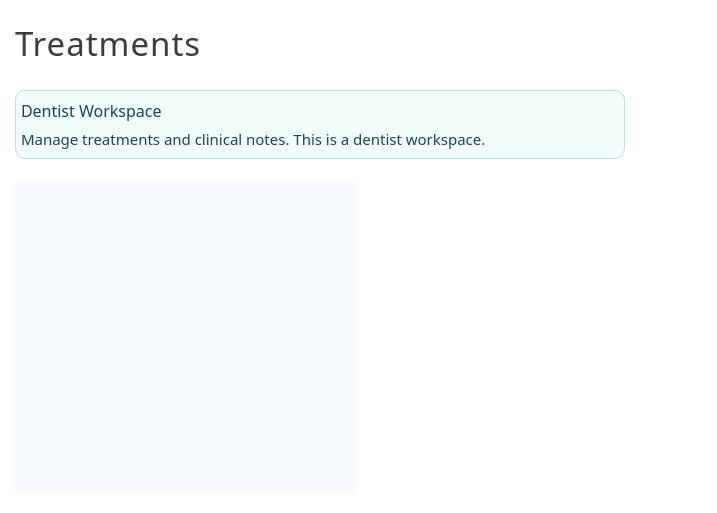
<?xml version="1.0" encoding="UTF-8"?>
<ui version="4.0">
 <class>treatments_page</class>
 <widget class="QWidget" name="treatments_page">
  <property name="geometry">
   <rect>
    <x>0</x>
    <y>0</y>
    <width>712</width>
    <height>513</height>
   </rect>
  </property>
  <property name="minimumSize">
   <size>
    <width>0</width>
    <height>0</height>
   </size>
  </property>
  <property name="palette">
   <palette>
    <active>
     <colorrole role="WindowText">
      <brush brushstyle="SolidPattern">
       <color alpha="255">
        <red>0</red>
        <green>0</green>
        <blue>0</blue>
       </color>
      </brush>
     </colorrole>
     <colorrole role="Button">
      <brush brushstyle="SolidPattern">
       <color alpha="255">
        <red>255</red>
        <green>255</green>
        <blue>255</blue>
       </color>
      </brush>
     </colorrole>
     <colorrole role="Light">
      <brush brushstyle="SolidPattern">
       <color alpha="255">
        <red>255</red>
        <green>255</green>
        <blue>255</blue>
       </color>
      </brush>
     </colorrole>
     <colorrole role="Midlight">
      <brush brushstyle="SolidPattern">
       <color alpha="255">
        <red>255</red>
        <green>255</green>
        <blue>255</blue>
       </color>
      </brush>
     </colorrole>
     <colorrole role="Dark">
      <brush brushstyle="SolidPattern">
       <color alpha="255">
        <red>127</red>
        <green>127</green>
        <blue>127</blue>
       </color>
      </brush>
     </colorrole>
     <colorrole role="Mid">
      <brush brushstyle="SolidPattern">
       <color alpha="255">
        <red>170</red>
        <green>170</green>
        <blue>170</blue>
       </color>
      </brush>
     </colorrole>
     <colorrole role="Text">
      <brush brushstyle="SolidPattern">
       <color alpha="255">
        <red>0</red>
        <green>0</green>
        <blue>0</blue>
       </color>
      </brush>
     </colorrole>
     <colorrole role="BrightText">
      <brush brushstyle="SolidPattern">
       <color alpha="255">
        <red>255</red>
        <green>255</green>
        <blue>255</blue>
       </color>
      </brush>
     </colorrole>
     <colorrole role="ButtonText">
      <brush brushstyle="SolidPattern">
       <color alpha="255">
        <red>0</red>
        <green>0</green>
        <blue>0</blue>
       </color>
      </brush>
     </colorrole>
     <colorrole role="Base">
      <brush brushstyle="SolidPattern">
       <color alpha="255">
        <red>255</red>
        <green>255</green>
        <blue>255</blue>
       </color>
      </brush>
     </colorrole>
     <colorrole role="Window">
      <brush brushstyle="SolidPattern">
       <color alpha="255">
        <red>255</red>
        <green>255</green>
        <blue>255</blue>
       </color>
      </brush>
     </colorrole>
     <colorrole role="Shadow">
      <brush brushstyle="SolidPattern">
       <color alpha="255">
        <red>0</red>
        <green>0</green>
        <blue>0</blue>
       </color>
      </brush>
     </colorrole>
     <colorrole role="AlternateBase">
      <brush brushstyle="SolidPattern">
       <color alpha="255">
        <red>255</red>
        <green>255</green>
        <blue>255</blue>
       </color>
      </brush>
     </colorrole>
     <colorrole role="ToolTipBase">
      <brush brushstyle="SolidPattern">
       <color alpha="255">
        <red>255</red>
        <green>255</green>
        <blue>220</blue>
       </color>
      </brush>
     </colorrole>
     <colorrole role="ToolTipText">
      <brush brushstyle="SolidPattern">
       <color alpha="255">
        <red>0</red>
        <green>0</green>
        <blue>0</blue>
       </color>
      </brush>
     </colorrole>
     <colorrole role="PlaceholderText">
      <brush brushstyle="SolidPattern">
       <color alpha="127">
        <red>0</red>
        <green>0</green>
        <blue>0</blue>
       </color>
      </brush>
     </colorrole>
     <colorrole role="Accent">
      <brush brushstyle="SolidPattern">
       <color alpha="255">
        <red>255</red>
        <green>255</green>
        <blue>255</blue>
       </color>
      </brush>
     </colorrole>
    </active>
    <inactive>
     <colorrole role="WindowText">
      <brush brushstyle="SolidPattern">
       <color alpha="255">
        <red>0</red>
        <green>0</green>
        <blue>0</blue>
       </color>
      </brush>
     </colorrole>
     <colorrole role="Button">
      <brush brushstyle="SolidPattern">
       <color alpha="255">
        <red>255</red>
        <green>255</green>
        <blue>255</blue>
       </color>
      </brush>
     </colorrole>
     <colorrole role="Light">
      <brush brushstyle="SolidPattern">
       <color alpha="255">
        <red>255</red>
        <green>255</green>
        <blue>255</blue>
       </color>
      </brush>
     </colorrole>
     <colorrole role="Midlight">
      <brush brushstyle="SolidPattern">
       <color alpha="255">
        <red>255</red>
        <green>255</green>
        <blue>255</blue>
       </color>
      </brush>
     </colorrole>
     <colorrole role="Dark">
      <brush brushstyle="SolidPattern">
       <color alpha="255">
        <red>127</red>
        <green>127</green>
        <blue>127</blue>
       </color>
      </brush>
     </colorrole>
     <colorrole role="Mid">
      <brush brushstyle="SolidPattern">
       <color alpha="255">
        <red>170</red>
        <green>170</green>
        <blue>170</blue>
       </color>
      </brush>
     </colorrole>
     <colorrole role="Text">
      <brush brushstyle="SolidPattern">
       <color alpha="255">
        <red>0</red>
        <green>0</green>
        <blue>0</blue>
       </color>
      </brush>
     </colorrole>
     <colorrole role="BrightText">
      <brush brushstyle="SolidPattern">
       <color alpha="255">
        <red>255</red>
        <green>255</green>
        <blue>255</blue>
       </color>
      </brush>
     </colorrole>
     <colorrole role="ButtonText">
      <brush brushstyle="SolidPattern">
       <color alpha="255">
        <red>0</red>
        <green>0</green>
        <blue>0</blue>
       </color>
      </brush>
     </colorrole>
     <colorrole role="Base">
      <brush brushstyle="SolidPattern">
       <color alpha="255">
        <red>255</red>
        <green>255</green>
        <blue>255</blue>
       </color>
      </brush>
     </colorrole>
     <colorrole role="Window">
      <brush brushstyle="SolidPattern">
       <color alpha="255">
        <red>255</red>
        <green>255</green>
        <blue>255</blue>
       </color>
      </brush>
     </colorrole>
     <colorrole role="Shadow">
      <brush brushstyle="SolidPattern">
       <color alpha="255">
        <red>0</red>
        <green>0</green>
        <blue>0</blue>
       </color>
      </brush>
     </colorrole>
     <colorrole role="AlternateBase">
      <brush brushstyle="SolidPattern">
       <color alpha="255">
        <red>255</red>
        <green>255</green>
        <blue>255</blue>
       </color>
      </brush>
     </colorrole>
     <colorrole role="ToolTipBase">
      <brush brushstyle="SolidPattern">
       <color alpha="255">
        <red>255</red>
        <green>255</green>
        <blue>220</blue>
       </color>
      </brush>
     </colorrole>
     <colorrole role="ToolTipText">
      <brush brushstyle="SolidPattern">
       <color alpha="255">
        <red>0</red>
        <green>0</green>
        <blue>0</blue>
       </color>
      </brush>
     </colorrole>
     <colorrole role="PlaceholderText">
      <brush brushstyle="SolidPattern">
       <color alpha="127">
        <red>0</red>
        <green>0</green>
        <blue>0</blue>
       </color>
      </brush>
     </colorrole>
     <colorrole role="Accent">
      <brush brushstyle="SolidPattern">
       <color alpha="255">
        <red>255</red>
        <green>255</green>
        <blue>255</blue>
       </color>
      </brush>
     </colorrole>
    </inactive>
    <disabled>
     <colorrole role="WindowText">
      <brush brushstyle="SolidPattern">
       <color alpha="255">
        <red>127</red>
        <green>127</green>
        <blue>127</blue>
       </color>
      </brush>
     </colorrole>
     <colorrole role="Button">
      <brush brushstyle="SolidPattern">
       <color alpha="255">
        <red>255</red>
        <green>255</green>
        <blue>255</blue>
       </color>
      </brush>
     </colorrole>
     <colorrole role="Light">
      <brush brushstyle="SolidPattern">
       <color alpha="255">
        <red>255</red>
        <green>255</green>
        <blue>255</blue>
       </color>
      </brush>
     </colorrole>
     <colorrole role="Midlight">
      <brush brushstyle="SolidPattern">
       <color alpha="255">
        <red>255</red>
        <green>255</green>
        <blue>255</blue>
       </color>
      </brush>
     </colorrole>
     <colorrole role="Dark">
      <brush brushstyle="SolidPattern">
       <color alpha="255">
        <red>127</red>
        <green>127</green>
        <blue>127</blue>
       </color>
      </brush>
     </colorrole>
     <colorrole role="Mid">
      <brush brushstyle="SolidPattern">
       <color alpha="255">
        <red>170</red>
        <green>170</green>
        <blue>170</blue>
       </color>
      </brush>
     </colorrole>
     <colorrole role="Text">
      <brush brushstyle="SolidPattern">
       <color alpha="255">
        <red>127</red>
        <green>127</green>
        <blue>127</blue>
       </color>
      </brush>
     </colorrole>
     <colorrole role="BrightText">
      <brush brushstyle="SolidPattern">
       <color alpha="255">
        <red>255</red>
        <green>255</green>
        <blue>255</blue>
       </color>
      </brush>
     </colorrole>
     <colorrole role="ButtonText">
      <brush brushstyle="SolidPattern">
       <color alpha="255">
        <red>127</red>
        <green>127</green>
        <blue>127</blue>
       </color>
      </brush>
     </colorrole>
     <colorrole role="Base">
      <brush brushstyle="SolidPattern">
       <color alpha="255">
        <red>255</red>
        <green>255</green>
        <blue>255</blue>
       </color>
      </brush>
     </colorrole>
     <colorrole role="Window">
      <brush brushstyle="SolidPattern">
       <color alpha="255">
        <red>255</red>
        <green>255</green>
        <blue>255</blue>
       </color>
      </brush>
     </colorrole>
     <colorrole role="Shadow">
      <brush brushstyle="SolidPattern">
       <color alpha="255">
        <red>0</red>
        <green>0</green>
        <blue>0</blue>
       </color>
      </brush>
     </colorrole>
     <colorrole role="AlternateBase">
      <brush brushstyle="SolidPattern">
       <color alpha="255">
        <red>255</red>
        <green>255</green>
        <blue>255</blue>
       </color>
      </brush>
     </colorrole>
     <colorrole role="ToolTipBase">
      <brush brushstyle="SolidPattern">
       <color alpha="255">
        <red>255</red>
        <green>255</green>
        <blue>220</blue>
       </color>
      </brush>
     </colorrole>
     <colorrole role="ToolTipText">
      <brush brushstyle="SolidPattern">
       <color alpha="255">
        <red>0</red>
        <green>0</green>
        <blue>0</blue>
       </color>
      </brush>
     </colorrole>
     <colorrole role="PlaceholderText">
      <brush brushstyle="SolidPattern">
       <color alpha="127">
        <red>127</red>
        <green>127</green>
        <blue>127</blue>
       </color>
      </brush>
     </colorrole>
     <colorrole role="Accent">
      <brush brushstyle="SolidPattern">
       <color alpha="255">
        <red>255</red>
        <green>255</green>
        <blue>255</blue>
       </color>
      </brush>
     </colorrole>
    </disabled>
   </palette>
  </property>
  <property name="font">
   <font>
    <family>Slate</family>
    <pointsize>12</pointsize>
   </font>
  </property>
  <property name="windowTitle">
   <string>AdoraFlow</string>
  </property>
  <property name="styleSheet">
   <string notr="true"/>
  </property>
  <layout class="QVBoxLayout" name="verticalLayout">
   <property name="leftMargin">
    <number>6</number>
   </property>
   <item>
    <widget class="QWidget" name="header_container" native="true">
     <layout class="QVBoxLayout" name="verticalLayout_2">
      <item alignment="Qt::AlignmentFlag::AlignTop">
       <widget class="QLabel" name="header_label">
        <property name="font">
         <font>
          <family>Slate Medium</family>
          <pointsize>25</pointsize>
         </font>
        </property>
        <property name="styleSheet">
         <string notr="true">	color: rgb(60, 60, 60);
	letter-spacing: 1px;</string>
        </property>
        <property name="text">
         <string>Treatments</string>
        </property>
       </widget>
      </item>
     </layout>
    </widget>
   </item>
   <item>
    <widget class="QWidget" name="placeholder" native="true">
     <property name="maximumSize">
      <size>
       <width>16777215</width>
       <height>16777215</height>
      </size>
     </property>
     <layout class="QVBoxLayout" name="verticalLayout_4">
      <item>
       <widget class="QWidget" name="info_box" native="true">
        <property name="minimumSize">
         <size>
          <width>0</width>
          <height>0</height>
         </size>
        </property>
        <property name="maximumSize">
         <size>
          <width>610</width>
          <height>16777215</height>
         </size>
        </property>
        <property name="styleSheet">
         <string notr="true">#info_box {
	border: 1px solid #B8E0DD;
	border-radius: 10px;
	background: #F0FDFA;
}</string>
        </property>
        <layout class="QVBoxLayout" name="verticalLayout_3">
         <property name="leftMargin">
          <number>6</number>
         </property>
         <item>
          <widget class="QLabel" name="label">
           <property name="font">
            <font>
             <family>Slate Medium</family>
             <pointsize>12</pointsize>
            </font>
           </property>
           <property name="styleSheet">
            <string notr="true">color: #1F4744;
</string>
           </property>
           <property name="text">
            <string>Dentist Workspace</string>
           </property>
          </widget>
         </item>
         <item>
          <widget class="QLabel" name="label_2">
           <property name="font">
            <font>
             <family>Slate</family>
             <pointsize>11</pointsize>
            </font>
           </property>
           <property name="styleSheet">
            <string notr="true">color: #1F4744;
</string>
           </property>
           <property name="text">
            <string>Manage treatments and clinical notes. This is a dentist workspace. </string>
           </property>
          </widget>
         </item>
        </layout>
       </widget>
      </item>
     </layout>
    </widget>
   </item>
   <item alignment="Qt::AlignmentFlag::AlignLeft">
    <widget class="QWidget" name="main_container" native="true">
     <property name="minimumSize">
      <size>
       <width>700</width>
       <height>0</height>
      </size>
     </property>
     <property name="maximumSize">
      <size>
       <width>16777215</width>
       <height>16777215</height>
      </size>
     </property>
     <layout class="QHBoxLayout" name="horizontalLayout">
      <item>
       <widget class="QScrollArea" name="scrollArea">
        <property name="minimumSize">
         <size>
          <width>0</width>
          <height>0</height>
         </size>
        </property>
        <property name="styleSheet">
         <string notr="true">#scrollArea {
	border: 1px solid #F7FAFC;
}</string>
        </property>
        <property name="verticalScrollBarPolicy">
         <enum>Qt::ScrollBarPolicy::ScrollBarAlwaysOff</enum>
        </property>
        <property name="horizontalScrollBarPolicy">
         <enum>Qt::ScrollBarPolicy::ScrollBarAlwaysOff</enum>
        </property>
        <property name="widgetResizable">
         <bool>true</bool>
        </property>
        <widget class="QWidget" name="scrollAreaWidgetContents">
         <property name="geometry">
          <rect>
           <x>0</x>
           <y>0</y>
           <width>339</width>
           <height>358</height>
          </rect>
         </property>
         <property name="palette">
          <palette>
           <active>
            <colorrole role="Button">
             <brush brushstyle="SolidPattern">
              <color alpha="255">
               <red>247</red>
               <green>250</green>
               <blue>252</blue>
              </color>
             </brush>
            </colorrole>
            <colorrole role="Base">
             <brush brushstyle="SolidPattern">
              <color alpha="255">
               <red>247</red>
               <green>250</green>
               <blue>252</blue>
              </color>
             </brush>
            </colorrole>
            <colorrole role="Window">
             <brush brushstyle="SolidPattern">
              <color alpha="255">
               <red>247</red>
               <green>250</green>
               <blue>252</blue>
              </color>
             </brush>
            </colorrole>
           </active>
           <inactive>
            <colorrole role="Button">
             <brush brushstyle="SolidPattern">
              <color alpha="255">
               <red>247</red>
               <green>250</green>
               <blue>252</blue>
              </color>
             </brush>
            </colorrole>
            <colorrole role="Base">
             <brush brushstyle="SolidPattern">
              <color alpha="255">
               <red>247</red>
               <green>250</green>
               <blue>252</blue>
              </color>
             </brush>
            </colorrole>
            <colorrole role="Window">
             <brush brushstyle="SolidPattern">
              <color alpha="255">
               <red>247</red>
               <green>250</green>
               <blue>252</blue>
              </color>
             </brush>
            </colorrole>
           </inactive>
           <disabled>
            <colorrole role="Button">
             <brush brushstyle="SolidPattern">
              <color alpha="255">
               <red>247</red>
               <green>250</green>
               <blue>252</blue>
              </color>
             </brush>
            </colorrole>
            <colorrole role="Base">
             <brush brushstyle="SolidPattern">
              <color alpha="255">
               <red>247</red>
               <green>250</green>
               <blue>252</blue>
              </color>
             </brush>
            </colorrole>
            <colorrole role="Window">
             <brush brushstyle="SolidPattern">
              <color alpha="255">
               <red>247</red>
               <green>250</green>
               <blue>252</blue>
              </color>
             </brush>
            </colorrole>
           </disabled>
          </palette>
         </property>
         <property name="styleSheet">
          <string notr="true">#scrollAreaWidgetContents {
	background: #F7FAFC;
	border: 1px solid #F7FAFC;
}</string>
         </property>
         <layout class="QGridLayout" name="treatment_list_contents">
          <property name="leftMargin">
           <number>0</number>
          </property>
          <property name="rightMargin">
           <number>6</number>
          </property>
          <property name="spacing">
           <number>20</number>
          </property>
         </layout>
        </widget>
       </widget>
      </item>
      <item>
       <spacer name="horizontalSpacer">
        <property name="orientation">
         <enum>Qt::Orientation::Horizontal</enum>
        </property>
        <property name="sizeHint" stdset="0">
         <size>
          <width>40</width>
          <height>20</height>
         </size>
        </property>
       </spacer>
      </item>
     </layout>
    </widget>
   </item>
  </layout>
 </widget>
 <resources/>
 <connections/>
</ui>
